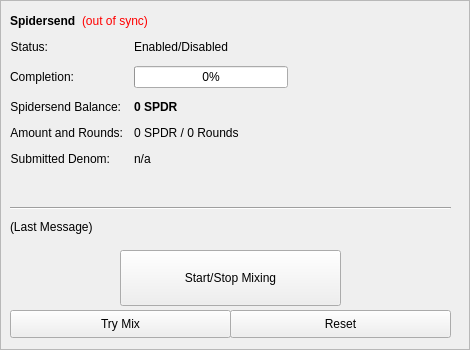
        <widget class="QFrame" name="frameDarksend">
         <property name="minimumSize">
          <size>
           <width>0</width>
           <height>350</height>
          </size>
         </property>
         <property name="layoutDirection">
          <enum>Qt::LeftToRight</enum>
         </property>
         <property name="frameShape">
          <enum>QFrame::StyledPanel</enum>
         </property>
         <property name="frameShadow">
          <enum>QFrame::Raised</enum>
         </property>
         <widget class="QWidget" name="formLayoutWidget">
          <property name="geometry">
           <rect>
            <x>10</x>
            <y>40</y>
            <width>451</width>
            <height>161</height>
           </rect>
          </property>
          <layout class="QFormLayout" name="formLayout">
           <property name="fieldGrowthPolicy">
            <enum>QFormLayout::AllNonFixedFieldsGrow</enum>
           </property>
           <property name="horizontalSpacing">
            <number>11</number>
           </property>
           <property name="verticalSpacing">
            <number>12</number>
           </property>
           <item row="0" column="0">
            <widget class="QLabel" name="darksendEnabledText">
             <property name="text">
              <string>Status:</string>
             </property>
             <property name="alignment">
              <set>Qt::AlignRight|Qt::AlignTrailing|Qt::AlignVCenter</set>
             </property>
            </widget>
           </item>
           <item row="0" column="1">
            <widget class="QLabel" name="darksendEnabled">
             <property name="text">
              <string>Enabled/Disabled</string>
             </property>
            </widget>
           </item>
           <item row="1" column="0">
            <widget class="QLabel" name="labelCompletitionText">
             <property name="text">
              <string>Completion:</string>
             </property>
             <property name="alignment">
              <set>Qt::AlignRight|Qt::AlignTrailing|Qt::AlignVCenter</set>
             </property>
            </widget>
           </item>
           <item row="1" column="1">
            <widget class="QProgressBar" name="darksendProgress">
             <property name="maximumSize">
              <size>
               <width>154</width>
               <height>16777215</height>
              </size>
             </property>
             <property name="value">
              <number>0</number>
             </property>
            </widget>
           </item>
           <item row="2" column="0">
            <widget class="QLabel" name="labelAnonymizedText">
             <property name="text">
              <string>Spidersend Balance:</string>
             </property>
             <property name="alignment">
              <set>Qt::AlignRight|Qt::AlignTrailing|Qt::AlignVCenter</set>
             </property>
            </widget>
           </item>
           <item row="2" column="1">
            <widget class="QLabel" name="labelAnonymized">
             <property name="font">
              <font>
               <weight>75</weight>
               <bold>true</bold>
              </font>
             </property>
             <property name="text">
              <string notr="true">0 SPDR</string>
             </property>
            </widget>
           </item>
           <item row="3" column="0">
            <widget class="QLabel" name="labelAmountRoundsText">
             <property name="text">
              <string>Amount and Rounds:</string>
             </property>
             <property name="alignment">
              <set>Qt::AlignRight|Qt::AlignTrailing|Qt::AlignVCenter</set>
             </property>
            </widget>
           </item>
           <item row="3" column="1">
            <widget class="QLabel" name="labelAmountRounds">
             <property name="text">
              <string>0 SPDR / 0 Rounds</string>
             </property>
            </widget>
           </item>
           <item row="4" column="0">
            <widget class="QLabel" name="labelSubmittedDenomText">
             <property name="text">
              <string>Submitted Denom:</string>
             </property>
             <property name="alignment">
              <set>Qt::AlignRight|Qt::AlignTrailing|Qt::AlignVCenter</set>
             </property>
            </widget>
           </item>
           <item row="4" column="1">
            <widget class="QLabel" name="labelSubmittedDenom">
             <property name="toolTip">
              <string>The denominations you submitted to the Masternode.&lt;br&gt;To mix, other users must submit the exact same denominations.</string>
             </property>
             <property name="text">
              <string>n/a</string>
             </property>
            </widget>
           </item>
          </layout>
         </widget>
         <widget class="QPushButton" name="runAutoDenom">
          <property name="geometry">
           <rect>
            <x>251</x>
            <y>17</y>
            <width>1</width>
            <height>1</height>
           </rect>
          </property>
          <property name="palette">
           <palette>
            <active>
             <colorrole role="WindowText">
              <brush brushstyle="SolidPattern">
               <color alpha="255">
                <red>0</red>
                <green>0</green>
                <blue>0</blue>
               </color>
              </brush>
             </colorrole>
             <colorrole role="Button">
              <brush brushstyle="SolidPattern">
               <color alpha="255">
                <red>239</red>
                <green>238</green>
                <blue>238</blue>
               </color>
              </brush>
             </colorrole>
             <colorrole role="Light">
              <brush brushstyle="SolidPattern">
               <color alpha="255">
                <red>255</red>
                <green>255</green>
                <blue>255</blue>
               </color>
              </brush>
             </colorrole>
             <colorrole role="Midlight">
              <brush brushstyle="SolidPattern">
               <color alpha="255">
                <red>247</red>
                <green>246</green>
                <blue>246</blue>
               </color>
              </brush>
             </colorrole>
             <colorrole role="Dark">
              <brush brushstyle="SolidPattern">
               <color alpha="255">
                <red>119</red>
                <green>119</green>
                <blue>119</blue>
               </color>
              </brush>
             </colorrole>
             <colorrole role="Mid">
              <brush brushstyle="SolidPattern">
               <color alpha="255">
                <red>159</red>
                <green>159</green>
                <blue>159</blue>
               </color>
              </brush>
             </colorrole>
             <colorrole role="Text">
              <brush brushstyle="SolidPattern">
               <color alpha="255">
                <red>0</red>
                <green>0</green>
                <blue>0</blue>
               </color>
              </brush>
             </colorrole>
             <colorrole role="BrightText">
              <brush brushstyle="SolidPattern">
               <color alpha="255">
                <red>255</red>
                <green>255</green>
                <blue>255</blue>
               </color>
              </brush>
             </colorrole>
             <colorrole role="ButtonText">
              <brush brushstyle="SolidPattern">
               <color alpha="255">
                <red>0</red>
                <green>0</green>
                <blue>0</blue>
               </color>
              </brush>
             </colorrole>
             <colorrole role="Base">
              <brush brushstyle="SolidPattern">
               <color alpha="255">
                <red>255</red>
                <green>255</green>
                <blue>255</blue>
               </color>
              </brush>
             </colorrole>
             <colorrole role="Window">
              <brush brushstyle="SolidPattern">
               <color alpha="255">
                <red>239</red>
                <green>238</green>
                <blue>238</blue>
               </color>
              </brush>
             </colorrole>
             <colorrole role="Shadow">
              <brush brushstyle="SolidPattern">
               <color alpha="255">
                <red>0</red>
                <green>0</green>
                <blue>0</blue>
               </color>
              </brush>
             </colorrole>
             <colorrole role="AlternateBase">
              <brush brushstyle="SolidPattern">
               <color alpha="255">
                <red>247</red>
                <green>246</green>
                <blue>246</blue>
               </color>
              </brush>
             </colorrole>
             <colorrole role="ToolTipBase">
              <brush brushstyle="SolidPattern">
               <color alpha="255">
                <red>255</red>
                <green>255</green>
                <blue>220</blue>
               </color>
              </brush>
             </colorrole>
             <colorrole role="ToolTipText">
              <brush brushstyle="SolidPattern">
               <color alpha="255">
                <red>0</red>
                <green>0</green>
                <blue>0</blue>
               </color>
              </brush>
             </colorrole>
            </active>
            <inactive>
             <colorrole role="WindowText">
              <brush brushstyle="SolidPattern">
               <color alpha="255">
                <red>0</red>
                <green>0</green>
                <blue>0</blue>
               </color>
              </brush>
             </colorrole>
             <colorrole role="Button">
              <brush brushstyle="SolidPattern">
               <color alpha="255">
                <red>239</red>
                <green>238</green>
                <blue>238</blue>
               </color>
              </brush>
             </colorrole>
             <colorrole role="Light">
              <brush brushstyle="SolidPattern">
               <color alpha="255">
                <red>255</red>
                <green>255</green>
                <blue>255</blue>
               </color>
              </brush>
             </colorrole>
             <colorrole role="Midlight">
              <brush brushstyle="SolidPattern">
               <color alpha="255">
                <red>247</red>
                <green>246</green>
                <blue>246</blue>
               </color>
              </brush>
             </colorrole>
             <colorrole role="Dark">
              <brush brushstyle="SolidPattern">
               <color alpha="255">
                <red>119</red>
                <green>119</green>
                <blue>119</blue>
               </color>
              </brush>
             </colorrole>
             <colorrole role="Mid">
              <brush brushstyle="SolidPattern">
               <color alpha="255">
                <red>159</red>
                <green>159</green>
                <blue>159</blue>
               </color>
              </brush>
             </colorrole>
             <colorrole role="Text">
              <brush brushstyle="SolidPattern">
               <color alpha="255">
                <red>0</red>
                <green>0</green>
                <blue>0</blue>
               </color>
              </brush>
             </colorrole>
             <colorrole role="BrightText">
              <brush brushstyle="SolidPattern">
               <color alpha="255">
                <red>255</red>
                <green>255</green>
                <blue>255</blue>
               </color>
              </brush>
             </colorrole>
             <colorrole role="ButtonText">
              <brush brushstyle="SolidPattern">
               <color alpha="255">
                <red>0</red>
                <green>0</green>
                <blue>0</blue>
               </color>
              </brush>
             </colorrole>
             <colorrole role="Base">
              <brush brushstyle="SolidPattern">
               <color alpha="255">
                <red>255</red>
                <green>255</green>
                <blue>255</blue>
               </color>
              </brush>
             </colorrole>
             <colorrole role="Window">
              <brush brushstyle="SolidPattern">
               <color alpha="255">
                <red>239</red>
                <green>238</green>
                <blue>238</blue>
               </color>
              </brush>
             </colorrole>
             <colorrole role="Shadow">
              <brush brushstyle="SolidPattern">
               <color alpha="255">
                <red>0</red>
                <green>0</green>
                <blue>0</blue>
               </color>
              </brush>
             </colorrole>
             <colorrole role="AlternateBase">
              <brush brushstyle="SolidPattern">
               <color alpha="255">
                <red>247</red>
                <green>246</green>
                <blue>246</blue>
               </color>
              </brush>
             </colorrole>
             <colorrole role="ToolTipBase">
              <brush brushstyle="SolidPattern">
               <color alpha="255">
                <red>255</red>
                <green>255</green>
                <blue>220</blue>
               </color>
              </brush>
             </colorrole>
             <colorrole role="ToolTipText">
              <brush brushstyle="SolidPattern">
               <color alpha="255">
                <red>0</red>
                <green>0</green>
                <blue>0</blue>
               </color>
              </brush>
             </colorrole>
            </inactive>
            <disabled>
             <colorrole role="WindowText">
              <brush brushstyle="SolidPattern">
               <color alpha="255">
                <red>119</red>
                <green>119</green>
                <blue>119</blue>
               </color>
              </brush>
             </colorrole>
             <colorrole role="Button">
              <brush brushstyle="SolidPattern">
               <color alpha="255">
                <red>239</red>
                <green>238</green>
                <blue>238</blue>
               </color>
              </brush>
             </colorrole>
             <colorrole role="Light">
              <brush brushstyle="SolidPattern">
               <color alpha="255">
                <red>255</red>
                <green>255</green>
                <blue>255</blue>
               </color>
              </brush>
             </colorrole>
             <colorrole role="Midlight">
              <brush brushstyle="SolidPattern">
               <color alpha="255">
                <red>247</red>
                <green>246</green>
                <blue>246</blue>
               </color>
              </brush>
             </colorrole>
             <colorrole role="Dark">
              <brush brushstyle="SolidPattern">
               <color alpha="255">
                <red>119</red>
                <green>119</green>
                <blue>119</blue>
               </color>
              </brush>
             </colorrole>
             <colorrole role="Mid">
              <brush brushstyle="SolidPattern">
               <color alpha="255">
                <red>159</red>
                <green>159</green>
                <blue>159</blue>
               </color>
              </brush>
             </colorrole>
             <colorrole role="Text">
              <brush brushstyle="SolidPattern">
               <color alpha="255">
                <red>119</red>
                <green>119</green>
                <blue>119</blue>
               </color>
              </brush>
             </colorrole>
             <colorrole role="BrightText">
              <brush brushstyle="SolidPattern">
               <color alpha="255">
                <red>255</red>
                <green>255</green>
                <blue>255</blue>
               </color>
              </brush>
             </colorrole>
             <colorrole role="ButtonText">
              <brush brushstyle="SolidPattern">
               <color alpha="255">
                <red>119</red>
                <green>119</green>
                <blue>119</blue>
               </color>
              </brush>
             </colorrole>
             <colorrole role="Base">
              <brush brushstyle="SolidPattern">
               <color alpha="255">
                <red>239</red>
                <green>238</green>
                <blue>238</blue>
               </color>
              </brush>
             </colorrole>
             <colorrole role="Window">
              <brush brushstyle="SolidPattern">
               <color alpha="255">
                <red>239</red>
                <green>238</green>
                <blue>238</blue>
               </color>
              </brush>
             </colorrole>
             <colorrole role="Shadow">
              <brush brushstyle="SolidPattern">
               <color alpha="255">
                <red>0</red>
                <green>0</green>
                <blue>0</blue>
               </color>
              </brush>
             </colorrole>
             <colorrole role="AlternateBase">
              <brush brushstyle="SolidPattern">
               <color alpha="255">
                <red>239</red>
                <green>238</green>
                <blue>238</blue>
               </color>
              </brush>
             </colorrole>
             <colorrole role="ToolTipBase">
              <brush brushstyle="SolidPattern">
               <color alpha="255">
                <red>255</red>
                <green>255</green>
                <blue>220</blue>
               </color>
              </brush>
             </colorrole>
             <colorrole role="ToolTipText">
              <brush brushstyle="SolidPattern">
               <color alpha="255">
                <red>0</red>
                <green>0</green>
                <blue>0</blue>
               </color>
              </brush>
             </colorrole>
            </disabled>
           </palette>
          </property>
          <property name="focusPolicy">
           <enum>Qt::NoFocus</enum>
          </property>
          <property name="autoFillBackground">
           <bool>true</bool>
          </property>
          <property name="text">
           <string/>
          </property>
          <property name="flat">
           <bool>true</bool>
          </property>
         </widget>
         <widget class="QPushButton" name="toggleDarksend">
          <property name="geometry">
           <rect>
            <x>120</x>
            <y>250</y>
            <width>221</width>
            <height>56</height>
           </rect>
          </property>
          <property name="sizePolicy">
           <sizepolicy hsizetype="MinimumExpanding" vsizetype="Fixed">
            <horstretch>0</horstretch>
            <verstretch>0</verstretch>
           </sizepolicy>
          </property>
          <property name="text">
           <string>Start/Stop Mixing</string>
          </property>
         </widget>
         <widget class="Line" name="lineLastMessage">
          <property name="geometry">
           <rect>
            <x>10</x>
            <y>200</y>
            <width>441</width>
            <height>16</height>
           </rect>
          </property>
          <property name="orientation">
           <enum>Qt::Horizontal</enum>
          </property>
         </widget>
         <widget class="QLabel" name="darkSendStatus">
          <property name="geometry">
           <rect>
            <x>10</x>
            <y>220</y>
            <width>451</width>
            <height>61</height>
           </rect>
          </property>
          <property name="minimumSize">
           <size>
            <width>288</width>
            <height>43</height>
           </size>
          </property>
          <property name="text">
           <string>(Last Message)</string>
          </property>
          <property name="alignment">
           <set>Qt::AlignLeading|Qt::AlignLeft|Qt::AlignTop</set>
          </property>
          <property name="wordWrap">
           <bool>true</bool>
          </property>
         </widget>
         <widget class="QPushButton" name="darksendAuto">
          <property name="geometry">
           <rect>
            <x>10</x>
            <y>310</y>
            <width>221</width>
            <height>28</height>
           </rect>
          </property>
          <property name="sizePolicy">
           <sizepolicy hsizetype="MinimumExpanding" vsizetype="Fixed">
            <horstretch>0</horstretch>
            <verstretch>0</verstretch>
           </sizepolicy>
          </property>
          <property name="toolTip">
           <string>Try to manually submit a Spidersend request.</string>
          </property>
          <property name="text">
           <string>Try Mix</string>
          </property>
         </widget>
         <widget class="QPushButton" name="darksendReset">
          <property name="geometry">
           <rect>
            <x>230</x>
            <y>310</y>
            <width>221</width>
            <height>28</height>
           </rect>
          </property>
          <property name="sizePolicy">
           <sizepolicy hsizetype="MinimumExpanding" vsizetype="Fixed">
            <horstretch>0</horstretch>
            <verstretch>0</verstretch>
           </sizepolicy>
          </property>
          <property name="toolTip">
           <string>Reset the current status of Spidersend (can interrupt Spidersend if it's in the process of Mixing, which can cost you money!)</string>
          </property>
          <property name="autoFillBackground">
           <bool>false</bool>
          </property>
          <property name="text">
           <string>Reset</string>
          </property>
         </widget>
         <widget class="QWidget" name="layoutWidget">
          <property name="geometry">
           <rect>
            <x>10</x>
            <y>10</y>
            <width>431</width>
            <height>22</height>
           </rect>
          </property>
          <layout class="QHBoxLayout" name="horizontalLayout_5">
           <item>
            <widget class="QLabel" name="label_2">
             <property name="font">
              <font>
               <weight>75</weight>
               <bold>true</bold>
              </font>
             </property>
             <property name="text">
              <string>Spidersend</string>
             </property>
            </widget>
           </item>
           <item>
            <widget class="QLabel" name="labelDarksendSyncStatus">
             <property name="toolTip">
              <string>The displayed information may be out of date. Your wallet automatically synchronizes with the SPDR network after a connection is established, but this process has not completed yet.</string>
             </property>
             <property name="styleSheet">
              <string notr="true">QLabel { color: red; }</string>
             </property>
             <property name="text">
              <string notr="true">(out of sync)</string>
             </property>
             <property name="alignment">
              <set>Qt::AlignLeading|Qt::AlignLeft|Qt::AlignVCenter</set>
             </property>
            </widget>
           </item>
           <item>
            <spacer name="horizontalSpacer_4">
             <property name="orientation">
              <enum>Qt::Horizontal</enum>
             </property>
             <property name="sizeHint" stdset="0">
              <size>
               <width>40</width>
               <height>20</height>
              </size>
             </property>
            </spacer>
           </item>
          </layout>
         </widget>
        </widget>
